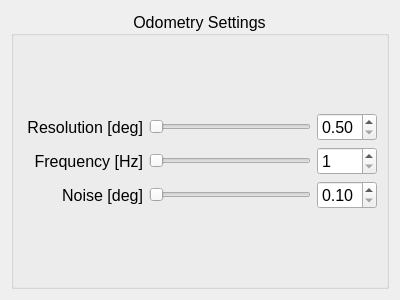
<?xml version="1.0" encoding="UTF-8"?>
<ui version="4.0">
 <class>odometry</class>
 <widget class="QWidget" name="odometry">
  <property name="geometry">
   <rect>
    <x>0</x>
    <y>0</y>
    <width>400</width>
    <height>300</height>
   </rect>
  </property>
  <property name="windowTitle">
   <string>Form</string>
  </property>
  <layout class="QGridLayout" name="gridLayout">
   <item row="0" column="0">
    <widget class="QGroupBox" name="odom_box">
     <property name="font">
      <font>
       <pointsize>12</pointsize>
       <weight>50</weight>
       <bold>false</bold>
      </font>
     </property>
     <property name="title">
      <string>Odometry Settings</string>
     </property>
     <property name="alignment">
      <set>Qt::AlignCenter</set>
     </property>
     <layout class="QGridLayout" name="gridLayout_3">
      <item row="0" column="6">
       <layout class="QGridLayout" name="gridLayout_2">
        <item row="2" column="1">
         <widget class="QSlider" name="odom_freq_slider">
          <property name="minimum">
           <number>1</number>
          </property>
          <property name="maximum">
           <number>30</number>
          </property>
          <property name="orientation">
           <enum>Qt::Horizontal</enum>
          </property>
          <property name="invertedAppearance">
           <bool>false</bool>
          </property>
          <property name="invertedControls">
           <bool>false</bool>
          </property>
         </widget>
        </item>
        <item row="1" column="0">
         <widget class="QLabel" name="label_3">
          <property name="minimumSize">
           <size>
            <width>120</width>
            <height>0</height>
           </size>
          </property>
          <property name="maximumSize">
           <size>
            <width>120</width>
            <height>16777215</height>
           </size>
          </property>
          <property name="text">
           <string>Resolution [deg]</string>
          </property>
          <property name="alignment">
           <set>Qt::AlignRight|Qt::AlignTrailing|Qt::AlignVCenter</set>
          </property>
         </widget>
        </item>
        <item row="1" column="1">
         <widget class="QSlider" name="odom_res_slider">
          <property name="minimum">
           <number>5</number>
          </property>
          <property name="maximum">
           <number>30</number>
          </property>
          <property name="orientation">
           <enum>Qt::Horizontal</enum>
          </property>
          <property name="invertedAppearance">
           <bool>false</bool>
          </property>
          <property name="invertedControls">
           <bool>false</bool>
          </property>
         </widget>
        </item>
        <item row="1" column="2">
         <widget class="QDoubleSpinBox" name="odom_res_box">
          <property name="minimum">
           <double>0.500000000000000</double>
          </property>
          <property name="maximum">
           <double>3.000000000000000</double>
          </property>
          <property name="singleStep">
           <double>0.100000000000000</double>
          </property>
         </widget>
        </item>
        <item row="3" column="1">
         <widget class="QSlider" name="odom_noise_slider">
          <property name="minimum">
           <number>1</number>
          </property>
          <property name="maximum">
           <number>30</number>
          </property>
          <property name="orientation">
           <enum>Qt::Horizontal</enum>
          </property>
          <property name="invertedAppearance">
           <bool>false</bool>
          </property>
          <property name="invertedControls">
           <bool>false</bool>
          </property>
         </widget>
        </item>
        <item row="3" column="0">
         <widget class="QLabel" name="label_5">
          <property name="minimumSize">
           <size>
            <width>120</width>
            <height>0</height>
           </size>
          </property>
          <property name="maximumSize">
           <size>
            <width>120</width>
            <height>16777215</height>
           </size>
          </property>
          <property name="text">
           <string>Noise [deg]</string>
          </property>
          <property name="alignment">
           <set>Qt::AlignRight|Qt::AlignTrailing|Qt::AlignVCenter</set>
          </property>
         </widget>
        </item>
        <item row="2" column="2">
         <widget class="QSpinBox" name="odom_freq_box">
          <property name="minimum">
           <number>1</number>
          </property>
          <property name="maximum">
           <number>30</number>
          </property>
         </widget>
        </item>
        <item row="2" column="0">
         <widget class="QLabel" name="label_4">
          <property name="minimumSize">
           <size>
            <width>120</width>
            <height>0</height>
           </size>
          </property>
          <property name="maximumSize">
           <size>
            <width>120</width>
            <height>16777215</height>
           </size>
          </property>
          <property name="text">
           <string>Frequency [Hz]</string>
          </property>
          <property name="alignment">
           <set>Qt::AlignRight|Qt::AlignTrailing|Qt::AlignVCenter</set>
          </property>
         </widget>
        </item>
        <item row="3" column="2">
         <widget class="QDoubleSpinBox" name="odom_noise_box">
          <property name="minimum">
           <double>0.100000000000000</double>
          </property>
          <property name="maximum">
           <double>3.000000000000000</double>
          </property>
          <property name="singleStep">
           <double>0.100000000000000</double>
          </property>
         </widget>
        </item>
       </layout>
      </item>
     </layout>
    </widget>
   </item>
  </layout>
 </widget>
 <resources/>
 <connections>
  <connection>
   <sender>odom_freq_slider</sender>
   <signal>valueChanged(int)</signal>
   <receiver>odom_freq_box</receiver>
   <slot>setValue(int)</slot>
   <hints>
    <hint type="sourcelabel">
     <x>306</x>
     <y>161</y>
    </hint>
    <hint type="destinationlabel">
     <x>371</x>
     <y>163</y>
    </hint>
   </hints>
  </connection>
  <connection>
   <sender>odom_freq_box</sender>
   <signal>valueChanged(int)</signal>
   <receiver>odom_freq_slider</receiver>
   <slot>setValue(int)</slot>
   <hints>
    <hint type="sourcelabel">
     <x>371</x>
     <y>163</y>
    </hint>
    <hint type="destinationlabel">
     <x>306</x>
     <y>161</y>
    </hint>
   </hints>
  </connection>
 </connections>
</ui>
